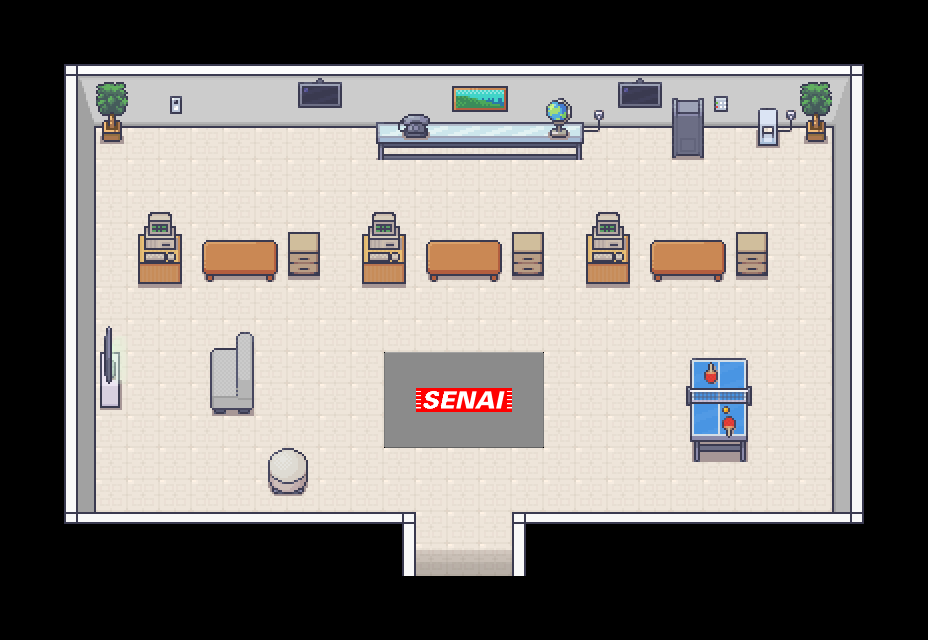

A level layout from a 2D game, rendered from its tile map. Below: a short description, then the map file with tile-grid data replaced by summaries:
An orthogonal 29x20 tile map with 32x32 px tiles, 9 tile layers (Piso, MaisPiso, Tapetes, MaisParede, ...), 6 tilesets and 22 objects (player_spawn, npc_a, npc_b, npc_c, mesa_tenis, ...).

<map version="1.10" tiledversion="1.10.2" orientation="orthogonal" renderorder="right-down" width="29" height="20" tilewidth="32" tileheight="32" infinite="0" nextlayerid="13" nextobjectid="38">
 <tileset firstgid="1" name="tileset_paredes" tilewidth="32" tileheight="32" tilecount="8284" columns="76">
  <image source="Room_Builder_32x32.png" width="2432" height="3488" />
 </tileset>
 <tileset firstgid="8285" source="tileset_generic.tsx" />
 <tileset firstgid="9533" source="tileset_estoque.tsx" />
 <tileset firstgid="10333" name="tileset_biblioteca" tilewidth="32" tileheight="32" tilecount="544" columns="16">
  <image source="5_Classroom_and_library_32x32.png" width="512" height="1088" />
 </tileset>
 <tileset firstgid="10877" source="tileset_tapete_senai.tsx" />
 <tileset firstgid="10892" source="tileset_paredes.tsx" />
 <layer id="1" name="Piso" width="29" height="20">
  <data>[580 cells, 356 non-empty, 16 distinct tile ids]</data>
 </layer>
 <layer id="8" name="MaisPiso" width="29" height="20">
  <data>[580 cells, 3 non-empty, 1 distinct tile ids]</data>
 </layer>
 <layer id="2" name="Tapetes" width="29" height="20">
  <data>[580 cells, 0 non-empty, 0 distinct tile ids]</data>
 </layer>
 <objectgroup id="12" name="Personagens">
  <object id="34" name="player_spawn" x="463.014" y="494.995">
   <point />
  </object>
  <object id="35" name="npc_a" x="238.978" y="214.474">
   <point />
  </object>
  <object id="36" name="npc_b" x="463.116" y="214.42">
   <point />
  </object>
  <object id="37" name="npc_c" x="687.047" y="214.375">
   <point />
  </object>
 </objectgroup>
 <layer id="7" name="MaisParede" width="29" height="20">
  <data>[580 cells, 2 non-empty, 1 distinct tile ids]</data>
 </layer>
 <layer id="3" name="Paredes" width="29" height="20">
  <data>[580 cells, 98 non-empty, 15 distinct tile ids]</data>
 </layer>
 <layer id="4" name="Moveis" width="29" height="20">
  <data>[580 cells, 104 non-empty, 59 distinct tile ids]</data>
 </layer>
 <layer id="5" name="AcimaMoveis" width="29" height="20">
  <data>[580 cells, 19 non-empty, 17 distinct tile ids]</data>
 </layer>
 <layer id="6" name="MaisAcimaMoveis" width="29" height="20">
  <data>[580 cells, 2 non-empty, 2 distinct tile ids]</data>
 </layer>
 <objectgroup id="11" name="ObjetosColisores">
  <object id="6" name="mesa_tenis" x="685.75" y="364.25" width="66.375" height="98" />
  <object id="7" name="mesa_stand_a" x="201.674" y="239.844" width="76.2273" height="40.0143" />
  <object id="8" name="mesa_stand_b" x="425.875" y="239.5" width="76.0556" height="40.45" />
  <object id="9" name="mesa_stand_c" x="649.625" y="240.125" width="76.2188" height="39.6875" />
  <object id="10" name="sofa" x="209.875" y="348" width="44.25" height="67.375" />
  <object id="11" name="mesa_computador_a" x="137.875" y="240.005" width="44.25" height="47.7218" />
  <object id="12" name="mesa_computador_b" x="361.667" y="239.782" width="44.25" height="47.8636" />
  <object id="13" name="mesa_computador_c" x="585.75" y="240.52" width="44.25" height="47.3154" />
  <object id="15" name="gaveta_a" x="288.002" y="240.019" width="31.9758" height="39.9698" />
  <object id="16" name="gaveta_b" x="511.625" y="240.085" width="32.0227" height="39.7555" />
  <object id="17" name="gaveta_c" x="735.989" y="240.107" width="32.0227" height="39.8693" />
  <object id="18" name="banco" x="267.775" y="448.009" width="40.4545" height="45.9943" />
  <object id="24" name="arvore_a" x="100.125" y="118.25" width="23.75" height="25.625" />
  <object id="25" name="arvore_b" x="804" y="118.273" width="24.25" height="25.5795" />
  <object id="26" name="bebedouro" x="757.625" y="107.875" width="20.25" height="37.875" />
  <object id="27" name="server" x="672.25" y="97.875" width="31.625" height="61.8295" />
  <object id="28" name="mesa_vidro" x="376" y="121.75" width="208.25" height="38.25" />
  <object id="30" name="mesa_para_tv" x="100" y="351.818" width="21.4545" height="56.5455" />
 </objectgroup>
 <layer id="9" name="BlocosColisores" width="29" height="20" opacity="0" offsetx="138" offsety="100">
  <properties>
   <property name="solid" type="bool" value="true" />
  </properties>
  <data>[580 cells, 72 non-empty, 1 distinct tile ids]</data>
 </layer>
</map>
